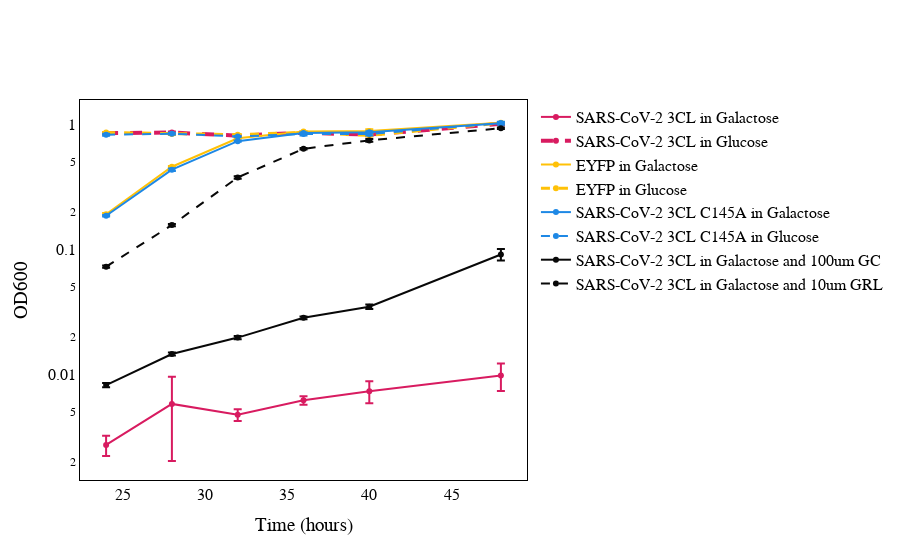

Write notebook code for a chart like this one.
### Code cell
fig = go.Figure()
# 3CL Gal and glu
fig.add_trace(go.Scatter(x=melt_mean[melt_mean['condition'] =='3CL_GAL']['Time'],
                         y=melt_mean[melt_mean['condition'] =='3CL_GAL']['value'],
                         mode = "markers+lines",
                         name='SARS-CoV-2 3CL in Galactose',
                         marker=dict(color='#D81B60'),
                         line = dict(width = 2),
                        error_y=dict(
                        type='data', # value of error bar given in data coordinates
                        array=melt_mean[melt_mean['condition'] =='3CL_GAL']['std'],
                        visible=True)))

fig.add_trace(go.Scatter(x=melt_mean[melt_mean['condition'] =='3CL_GLU']['Time'],
                         y=melt_mean[melt_mean['condition'] =='3CL_GLU']['value'],
                         name='SARS-CoV-2 3CL in Glucose',
                         mode = "markers+lines",
                         line = dict(dash='dash', width = 4),
                         marker=dict(color='#D81B60'),
                        error_y=dict(
                        type='data', # value of error bar given in data coordinates
                        array=melt_mean[melt_mean['condition'] =='3CL_GLU']['std'],
                        visible=True)))

fig.add_trace(go.Scatter(x=melt_mean[melt_mean['condition'] =='EYFP_GAL']['Time'],
                         y=melt_mean[melt_mean['condition'] =='EYFP_GAL']['value'],
                         name='EYFP in Galactose',
                         line = dict(width = 2),
                         mode = "markers+lines",
                         marker=dict(color='#FFC107'),
                        error_y=dict(
                        type='data', # value of error bar given in data coordinates
                        array=melt_mean[melt_mean['condition'] =='EYFP_GAL']['std'],
                        visible=True)))

fig.add_trace(go.Scatter(x=melt_mean[melt_mean['condition'] =='EYFP_GLU']['Time'],
                         y=melt_mean[melt_mean['condition'] =='EYFP_GLU']['value'],
                         name='EYFP in Glucose',
                         mode = "markers+lines",
                         line = dict(dash='dash',width = 3),
                         marker=dict(color='#FFC107'),
                        error_y=dict(
                        type='data', # value of error bar given in data coordinates
                        array=melt_mean[melt_mean['condition'] =='EYFP_GLU']['std'],
                        visible=True)))

fig.add_trace(go.Scatter(x=melt_mean[melt_mean['condition'] =='C145_GAL']['Time'],
                         y=melt_mean[melt_mean['condition'] =='C145_GAL']['value'],
                         name='SARS-CoV-2 3CL C145A in Galactose',
                         line=dict(width = 2),
                         mode = "markers+lines",
                         marker=dict(color='#1E88E5'),
                        error_y=dict(
                        type='data', # value of error bar given in data coordinates
                        array=melt_mean[melt_mean['condition'] =='C145_GAL']['std'],
                        visible=True)))

fig.add_trace(go.Scatter(x=melt_mean[melt_mean['condition'] =='C145_GLU']['Time'],
                         y=melt_mean[melt_mean['condition'] =='C145_GLU']['value'],
                         name='SARS-CoV-2 3CL C145A in Glucose',
                         mode = "markers+lines",
                         line = dict(dash='dash',width = 2),
                         marker=dict(color='#1E88E5'),
                        error_y=dict(
                        type='data', # value of error bar given in data coordinates
                        array=melt_mean[melt_mean['condition'] =='C145_GLU']['std'],
                        visible=True)))

fig.add_trace(go.Scatter(x=melt_mean[melt_mean['condition'] =='3CL_GC']['Time'],
                         y=melt_mean[melt_mean['condition'] =='3CL_GC']['value'],
                         name='SARS-CoV-2 3CL in Galactose and 100um GC',
                         line = dict(width = 2),
                         mode = "markers+lines",
                         marker=dict(color='#080808'),
                        error_y=dict(
                        type='data', # value of error bar given in data coordinates
                        array=melt_mean[melt_mean['condition'] =='3CL_GC']['std'],
                        visible=True)))


fig.add_trace(go.Scatter(x=melt_mean[melt_mean['condition'] =='3CL_GRL']['Time'],
                         y=melt_mean[melt_mean['condition'] =='3CL_GRL']['value'],
                         name='SARS-CoV-2 3CL in Galactose and 10um GRL',
                         line = dict(width = 2, dash = 'dash'),
                         mode = "markers+lines",
                         marker=dict(color='#080808'),
                        error_y=dict(
                        type='data', # value of error bar given in data coordinates
                        array=melt_mean[melt_mean['condition'] =='3CL_GRL']['std'],
                        visible=True)))

fig.update_yaxes(type="log")
fig.update_xaxes(showline=True, linewidth=1, linecolor='black', mirror=True,
                showgrid=False)
fig.update_yaxes(showline=True, linewidth=1, linecolor='black', mirror=True,
                showgrid=False)
fig.update_layout(
    xaxis_title="Time (hours)",
    yaxis_title="OD600",
    paper_bgcolor='rgba(255,255,255,100)',
    plot_bgcolor='rgba(255,255,255,100)',
    font=dict(family="Arial",
                    size=16,
                    color="#020202"
                    )
    )
fig.show()
fig.write_image(fig_folder+"Fig1A_growth_curve.pdf")

### Figure 1 — Plotly figure (JSON) as saved in the notebook; plotly's stock layout.template omitted (floating-point values rounded to 4 significant figures)
{"data": [{"error_y": {"array": [0.0005066, 0.003772, 0.0005099, 0.0004787, 0.001457, 0.002426], "type": "data", "visible": true}, "line": {"width": 2}, "marker": {"color": "#D81B60"}, "mode": "markers+lines", "name": "SARS-CoV-2 3CL in Galactose", "type": "scatter", "x": [24, 28, 32, 36, 40, 48], "y": [0.002725, 0.0058, 0.00475, 0.0062, 0.007325, 0.009775]}, {"error_y": {"array": [0.01686, 0.01726, 0.008961, 0.01723, 0.02291, 0.02472], "type": "data", "visible": true}, "line": {"dash": "dash", "width": 4}, "marker": {"color": "#D81B60"}, "mode": "markers+lines", "name": "SARS-CoV-2 3CL in Glucose", "type": "scatter", "x": [24, 28, 32, 36, 40, 48], "y": [0.8447, 0.8559, 0.8078, 0.8507, 0.823, 1.005]}, {"error_y": {"array": [0.004383, 0.00675, 0.007775, 0.005352, 0.0301, 0.009486], "type": "data", "visible": true}, "line": {"width": 2}, "marker": {"color": "#FFC107"}, "mode": "markers+lines", "name": "EYFP in Galactose", "type": "scatter", "x": [24, 28, 32, 36, 40, 48], "y": [0.1904, 0.4562, 0.7692, 0.8705, 0.8808, 1.024]}, {"error_y": {"array": [0.009696, 0.0145, 0.008243, 0.01082, 0.01299, 0.01427], "type": "data", "visible": true}, "line": {"dash": "dash", "width": 3}, "marker": {"color": "#FFC107"}, "mode": "markers+lines", "name": "EYFP in Glucose", "type": "scatter", "x": [24, 28, 32, 36, 40, 48], "y": [0.8559, 0.8341, 0.8233, 0.8577, 0.811, 1.02]}, {"error_y": {"array": [0.002675, 0.01013, 0.00873, 0.006606, 0.01492, 0.005962], "type": "data", "visible": true}, "line": {"width": 2}, "marker": {"color": "#1E88E5"}, "mode": "markers+lines", "name": "SARS-CoV-2 3CL C145A in Galactose", "type": "scatter", "x": [24, 28, 32, 36, 40, 48], "y": [0.1852, 0.4318, 0.73, 0.8475, 0.8608, 1.014]}, {"error_y": {"array": [0.01451, 0.01334, 0.007111, 0.02214, 0.02163, 0.02762], "type": "data", "visible": true}, "line": {"dash": "dash", "width": 2}, "marker": {"color": "#1E88E5"}, "mode": "markers+lines", "name": "SARS-CoV-2 3CL C145A in Glucose", "type": "scatter", "x": [24, 28, 32, 36, 40, 48], "y": [0.8222, 0.8373, 0.7956, 0.8338, 0.8312, 1.016]}, {"error_y": {"array": [0.0003304, 0.0003862, 0.0005888, 0.0007234, 0.001455, 0.009619], "type": "data", "visible": true}, "line": {"width": 2}, "marker": {"color": "#080808"}, "mode": "markers+lines", "name": "SARS-CoV-2 3CL in Galactose and 100um GC", "type": "scatter", "x": [24, 28, 32, 36, 40, 48], "y": [0.0082, 0.01452, 0.01965, 0.02828, 0.03465, 0.09075]}, {"error_y": {"array": [0.00142, 0.003383, 0.008184, 0.009075, 0.01899, 0.01295], "type": "data", "visible": true}, "line": {"dash": "dash", "width": 2}, "marker": {"color": "#080808"}, "mode": "markers+lines", "name": "SARS-CoV-2 3CL in Galactose and 10um GRL", "type": "scatter", "x": [24, 28, 32, 36, 40, 48], "y": [0.0725, 0.1558, 0.3742, 0.6345, 0.7406, 0.9257]}], "layout": {"font": {"color": "#020202", "family": "Arial", "size": 16}, "paper_bgcolor": "rgba(255,255,255,100)", "plot_bgcolor": "rgba(255,255,255,100)", "xaxis": {"linecolor": "black", "linewidth": 1, "mirror": true, "showgrid": false, "showline": true, "title": {"text": "Time (hours)"}}, "yaxis": {"linecolor": "black", "linewidth": 1, "mirror": true, "showgrid": false, "showline": true, "title": {"text": "OD600"}, "type": "log"}}}
